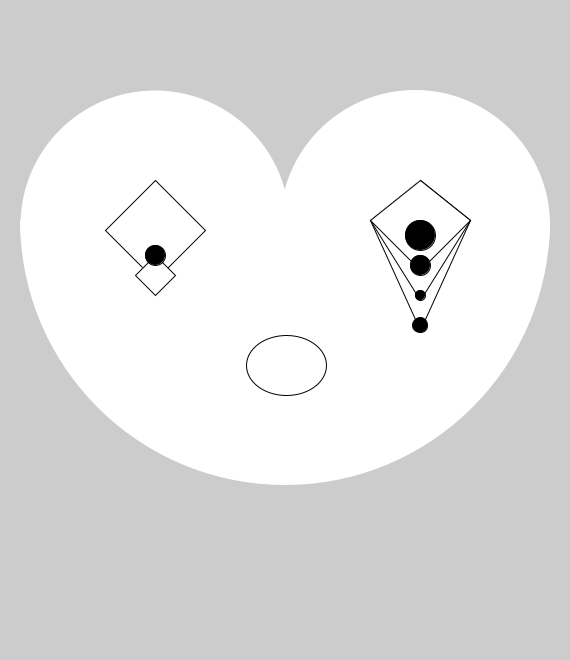
Frame 1 (no input)
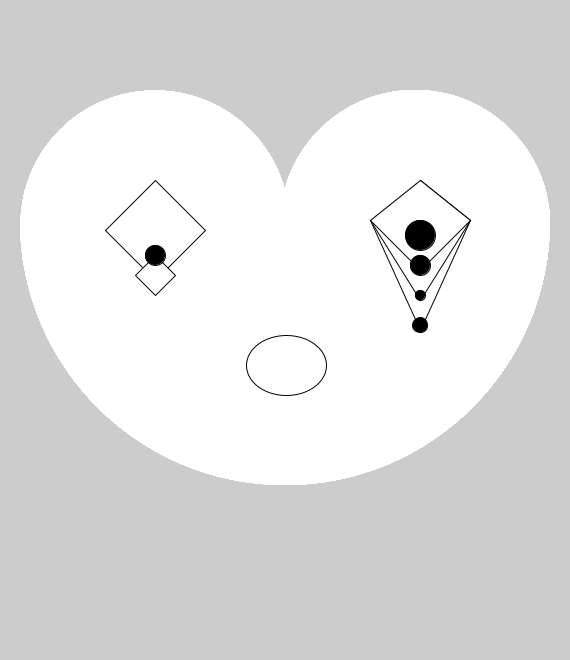
Frame 60 (the mouse pressed at the canvas centre just before this capture)
Frame 120 (the mouse held since frame 60 and released just before this capture): identical to frame 60, image omitted

The Processing sketch that drew these frames (run headless with seeded random() and noise(); from frame 60 on, the mouse is pressed at the canvas centre):

// Processing sketch: processing_23413
// ── processing_23413.pde

void setup(){
  size(570,660);
  smooth();
}
//line(15,75, 15,0),line(285,75,285,0),line(555,75,555,0)
//ellipseMode(CENTER);
/*beginShape();
arc(155,225,285,285,radians(180),radians(336));
arc(415,225,285,285,radians(203),radians(360));
endShape(CLOSE);(doesn't work*/

/*beginShape();
vertex(285, 195);
bezierVertex(285,90,420,90,420,90);
endShape();*/

void draw(){
  noStroke();
  fill(255);
  //body
  ellipseMode(CENTER);
  ellipse(155,225,269,269);
  ellipse(415,225,270,270);
 // stroke(0);
  //triangle(30,265,540,265,287,650);
  //arc(489,155,950,950,radians(115),radians(165));
  //arc(81,155,950,950,radians(10),radians(65));
  arc(285,220,530,530, radians(0),radians(180));
 
  stroke(0);
  
  //rect(105,180,100,100);//left eye
  quad(155,180,205,230,155,280,105,230);
  //rect(135,255,40,40);
  quad(155,255,175,275,155,295,135,275);
  fill(0);
  ellipse(155,255,20,20);
  fill(255);
  
  //rect(370,180,100,150);//right eye
  quad(420,180,470,220,420,330,370,220);
  quad(420,180,470,220,420,300,370,220);
  quad(420,180,470,220,420,270,370,220);
  fill(0);
  ellipse(420,235,30,30);
  ellipse(420,265,20,20);
  ellipse(420,295,10,10);
  ellipse(420,325,15,15);
  
  fill(255);
  ellipse(286,365,80,60);
  }
